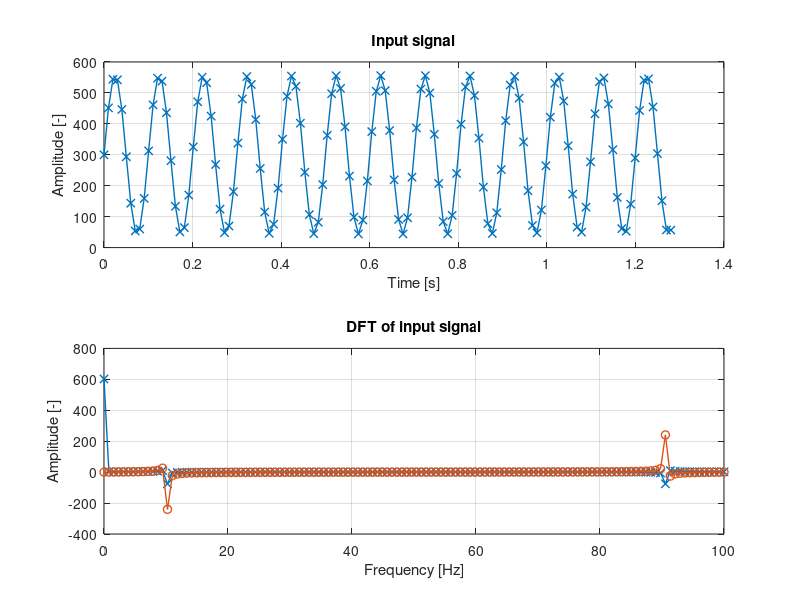

MATLAB code for this plot:

%% Clear everthing
clear all;

%% Parameters
N = 128;
Fs = 100;

%% Time vector
t = linspace(0, N/Fs, N);

%% Create signal
s  = 300+256*sin(2*pi*10*t);

%% DFT
S = [];
for k=0:(N-1)
  S_tmp = 0;
  for n=0:(N-1)
    S_tmp = S_tmp + s(n+1)*exp((-i*2*pi*n*k)/N);
  end
  S = [S S_tmp];
end

%% Recalcualate values
%S = abs(S);
S = S/N*2;

%% Calcualte frequencx vector
F = linspace(0, Fs, N);

%% Plot
% Signal
subplot(2, 1, 1);
plot(t, s, 'linewidth', 1, '-x');
grid on;
title('Input signal');
xlabel('Time [s]');
ylabel('Amplitude [-]');
% DFT
subplot(2, 1, 2);
plot(F, real(S), 'linewidth', 1, '-x');
hold on;
plot(F, imag(S), 'linewidth', 1, '-o');
hold off;
grid on;
title('DFT of input signal');
xlabel('Frequency [Hz]');
ylabel('Amplitude [-]');